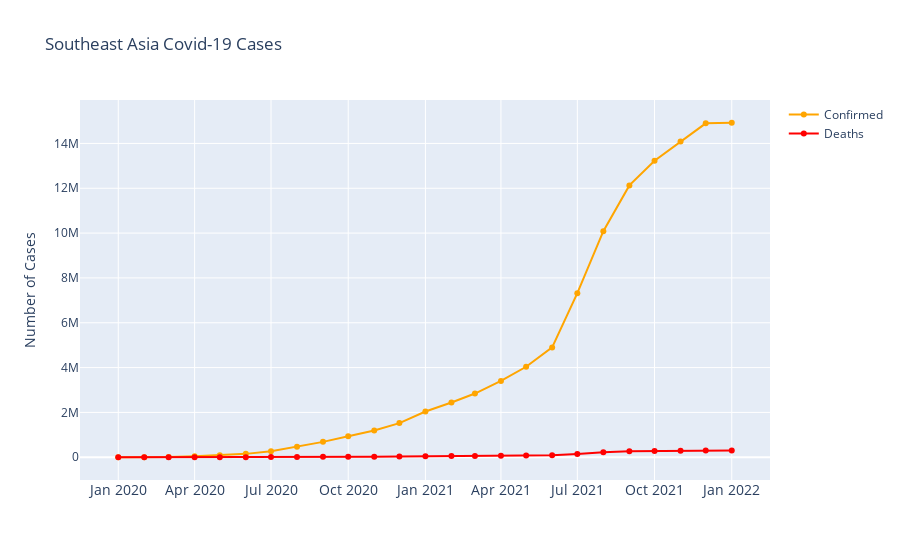

Source (notebook cell):
### Code cell
fig = go.Figure()
fig.add_trace(go.Scatter(x = df_sea['Date'], y = df_sea['Total cases'], mode = 'lines+markers', name = 'Confirmed', line = dict(color = "Orange", width = 2)))
# fig.add_trace(go.Scatter(x = df_sea['Date'], y = df_sea['Total vaccineinations'], mode = 'lines+markers', name = 'Vaccineinations', line = dict(color = "Green", width = 2)))
fig.add_trace(go.Scatter(x = df_sea['Date'], y = df_sea['Total deaths'], mode = 'lines+markers', name = 'Deaths', line = dict(color = "Red", width = 2)))
fig.update_layout(title = 'Southeast Asia Covid-19 Cases', xaxis_tickfont_size = 14, yaxis = dict(title = 'Number of Cases'))

fig.show()

### Figure 1 — Plotly figure (JSON) as saved in the notebook; plotly's stock layout.template omitted (floating-point values rounded to 4 significant figures)
{"data": [{"line": {"color": "Orange", "width": 2}, "mode": "lines+markers", "name": "Confirmed", "type": "scatter", "x": ["2020-01-01T00:00:00", "2020-02-01T00:00:00", "2020-03-01T00:00:00", "2020-04-01T00:00:00", "2020-05-01T00:00:00", "2020-06-01T00:00:00", "2020-07-01T00:00:00", "2020-08-01T00:00:00", "2020-09-01T00:00:00", "2020-10-01T00:00:00", "2020-11-01T00:00:00", "2020-12-01T00:00:00", "2021-01-01T00:00:00", "2021-02-01T00:00:00", "2021-03-01T00:00:00", "2021-04-01T00:00:00", "2021-05-01T00:00:00", "2021-06-01T00:00:00", "2021-07-01T00:00:00", "2021-08-01T00:00:00", "2021-09-01T00:00:00", "2021-10-01T00:00:00", "2021-11-01T00:00:00", "2021-12-01T00:00:00", "2022-01-01T00:00:00"], "y": [44, 193, 9430, 44455, 91204, 150595, 267556, 467572, 686201, 938543, 1191041, 1522749, 2040767, 2443213, 2842086, 3403243, 4036507, 4901007, 7318185, 10087103, 12128703, 13226582, 14091759, 14896576, 14923196]}, {"line": {"color": "Red", "width": 2}, "mode": "lines+markers", "name": "Deaths", "type": "scatter", "x": ["2020-01-01T00:00:00", "2020-02-01T00:00:00", "2020-03-01T00:00:00", "2020-04-01T00:00:00", "2020-05-01T00:00:00", "2020-06-01T00:00:00", "2020-07-01T00:00:00", "2020-08-01T00:00:00", "2020-09-01T00:00:00", "2020-10-01T00:00:00", "2020-11-01T00:00:00", "2020-12-01T00:00:00", "2021-01-01T00:00:00", "2021-02-01T00:00:00", "2021-03-01T00:00:00", "2021-04-01T00:00:00", "2021-05-01T00:00:00", "2021-06-01T00:00:00", "2021-07-01T00:00:00", "2021-08-01T00:00:00", "2021-09-01T00:00:00", "2021-10-01T00:00:00", "2021-11-01T00:00:00", "2021-12-01T00:00:00", "2022-01-01T00:00:00"], "y": [0, 1, 287, 1539, 2773, 4356, 7376, 11230, 16814, 22715, 27765, 34665, 44782, 52968, 58806, 67837, 78904, 94428, 147999, 223225, 262922, 278944, 291974, 304877, 305179]}], "layout": {"title": {"text": "Southeast Asia Covid-19 Cases"}, "xaxis": {"tickfont": {"size": 14}}, "yaxis": {"title": {"text": "Number of Cases"}}}}
